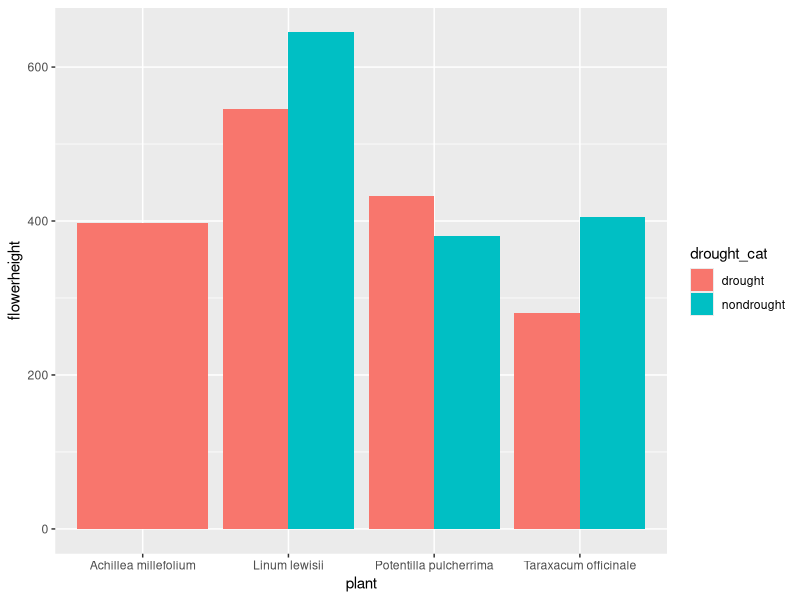
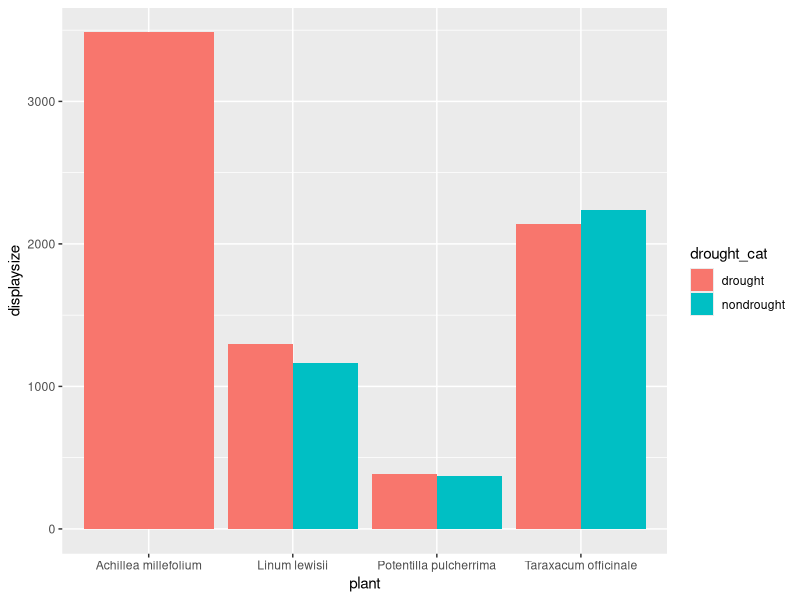
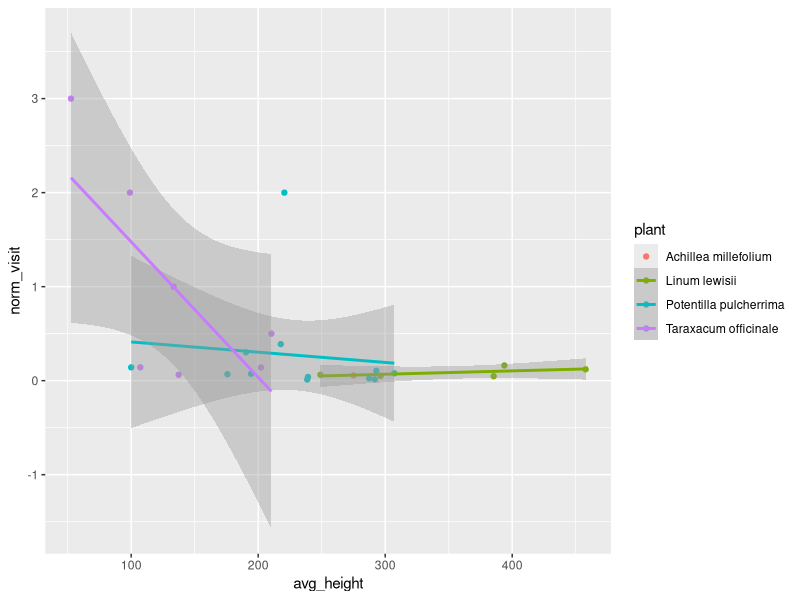
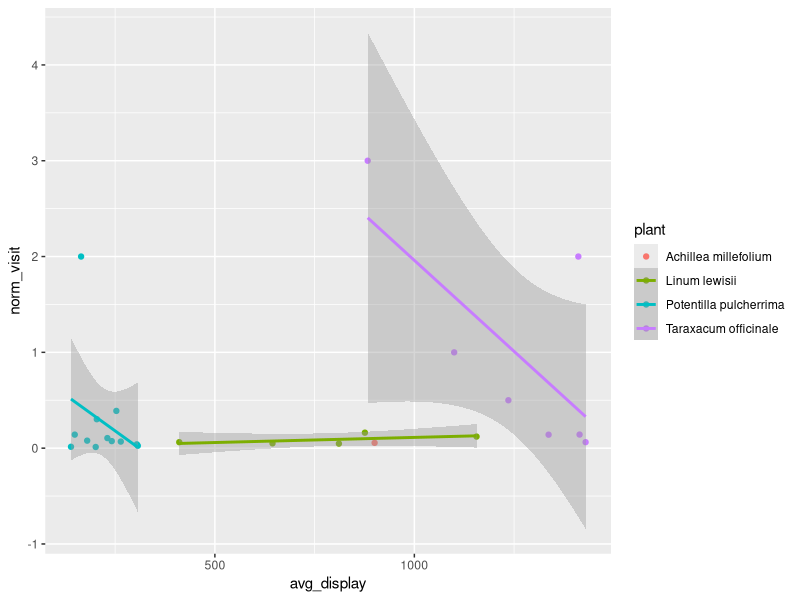

Source code (R) for these figures, in order:
## ---- chunk 1
knitr::opts_chunk$set(echo = TRUE)
library(tidyverse)
## ---- chunk 2
p_traits <- read_csv("ZZ_planttraits.csv") #convert excel data to data frame

moisture <- read_csv("PastMoistureData.csv")

visitation <- read_csv("qnest_network.csv")

plantcount <- read_csv("qnest_plantsurvey.csv")

## ---- chunk 3
#create a data frame with unique moisture data per data
#create new data frame from subset of past moisture data
moisture <- moisture %>% 
  group_by(site, date) %>%  #organize data by site and date
  summarise(soilmoist1 = first(soilmoist1), soilmoist5 = first(soilmoist5)) #extract the first moisture data point from days with multiple entires

#wrangle plant count
plantcount <- plantcount %>% 
  select( -c(8:126), -3, -4, -7) %>% 
  rename(plant = plant_name) %>% 
  filter(plant %in% c("Linum lewisii", "Achillea millefolium", "Taraxacum officinale", "Potentilla pulcherrima")) %>% #get rid of non smaple species data
  mutate(date = mdy(date)) %>% #convert date from string to date format
  filter(date > mdy("6/1/2021")) %>%  #cut data to timeframe
  group_by(site, date, plant) %>% 
  summarise(count = sum(total_flowers))  #sum plant counts with same date/site
  


#create full data set by adding past moisture data to plant traits
p_traits <- p_traits %>% 
  left_join(moisture,by = c("site", "date")) %>% #join moisture using date and site
  rename(moist_1 = `Moisture Top`, moist_5 = `Moisture Middle`) %>% #rename column 
  mutate(moist_1 = ifelse(is.na(moist_1) == TRUE, soilmoist1, moist_1),#add moist
         moist_5 = ifelse(is.na(moist_5) == TRUE, soilmoist5, moist_5)) %>%
  select(-soilmoist1, -soilmoist5) %>% #remove past soil moisture coulmns from data
  mutate(date = mdy(date)) %>% #convert date from string to date format
  mutate(drought_cat = ifelse(date < mdy("1/1/2023"), "drought", "nondrought")) %>%
#new variable for drought(>23) and nondrought years(<23)
  filter(plant != "Viola praemorsa") %>% #remove viola praemorsa, not enough data
  group_by(site, date, plant) %>% #group data by site, data and plant
  mutate(avg_height = mean(flowerheight), avg_display = mean(displaysize)) #create new cloumn in data giving each day an average height and display size 

avg_traits <- p_traits %>% 
  select(avg_height,avg_display) #create new data frame for average traits to be joined with visitation data

#wrangle visitation data to usable format
visitation <- visitation %>%
  select( -c(3:8), -c(10:19)) %>%   #remove unneccessary columns
  filter(plant %in% c("Linum lewisii", "Achillea millefolium", "Taraxacum officinale", "Potentilla pulcherrima")) %>% #get rid of non smaple species data
  mutate(date = mdy(date)) %>% #convert date from string to date format
  filter(date > mdy("6/1/2021")) %>% #cut data to timeframe
  group_by(site, date, plant) %>% #group by site, date and plant
  mutate(visits = table(plant)) %>%  #new column summing visitation
  left_join(avg_traits, visitation, by=c("site", "date", "plant")) %>% #join avg trait data to visitation data
  distinct() %>%  #isolate distinct row with one visitation data instance
  left_join(plantcount,by = c("site", "date","plant")) %>% 
  mutate(norm_visit = visits/count) #create varible nomalizing visits

#bad results, we dont catch 50x more pollinators when we have 50x more flowers

#either drop rows with no trait data or fill in NA with data

## ---- chunk 4

#drought and plant traits

#create average trait values for each plants data across drought and non drought years

#height vis

   ggplot(p_traits, aes(fill=drought_cat, y=flowerheight, x=plant)) +
  geom_bar(position='dodge', stat='identity')

      
#display vis
   
 ggplot(p_traits, aes(fill=drought_cat, y=displaysize, x=plant)) +
  geom_bar(position='dodge', stat='identity')

#visitation vs height vis
 
 visitation %>%
  ggplot(aes(avg_height,norm_visit,color=plant )) +
  geom_point() +
  geom_smooth(method="lm")
 
 #visitation vs display vis
 
  visitation %>%
  ggplot(aes(avg_display,norm_visit,color=plant )) +
  geom_point() +
  geom_smooth(method="lm")
  





## ---- chunk 5

#t test

#regression

